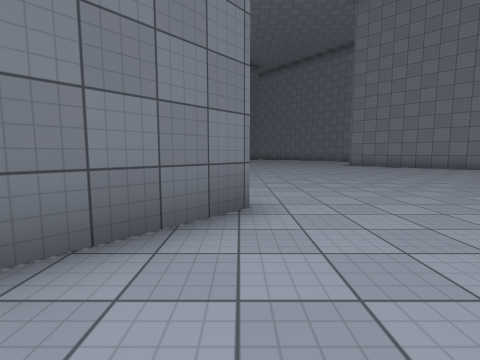
View 1 (above)

19 first-person views from a walk through a 3-D level made in the Unity game engine. The camera is 1.2 m above the floor, tilts 6° down and sees 85° across. The floor is counted in squares, 2 m on a side. Each view is taken from the middle of a square. On the plan, view 1 faces up. The plan holds only what a view shows up to about 9 squares ahead; the rest is blank. The place goes on beyond the plan. The player is left out. Surface patterns are stand-ins for the level's own textures.

View 2
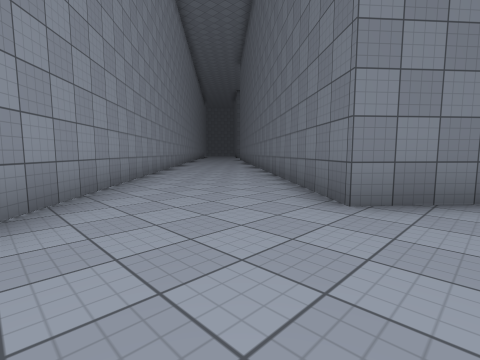

View 3
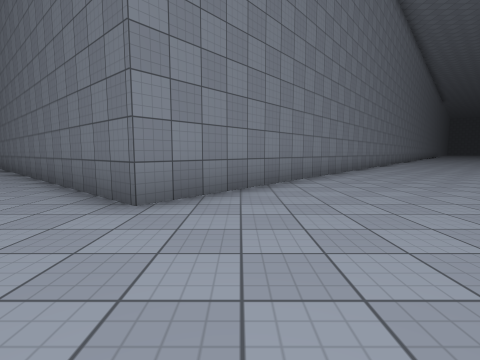

View 4
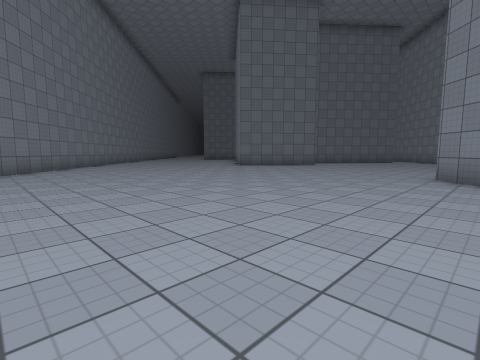

View 5
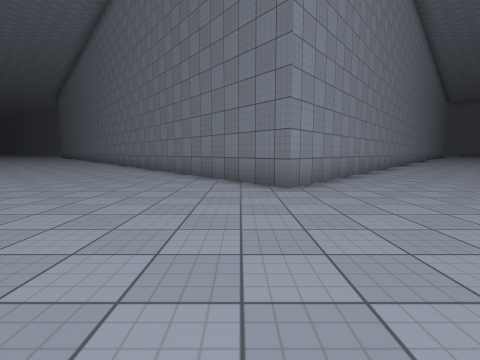

View 6
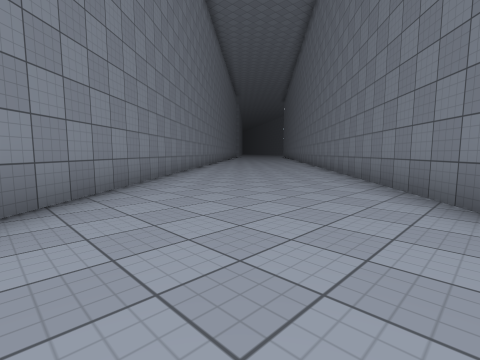

View 7
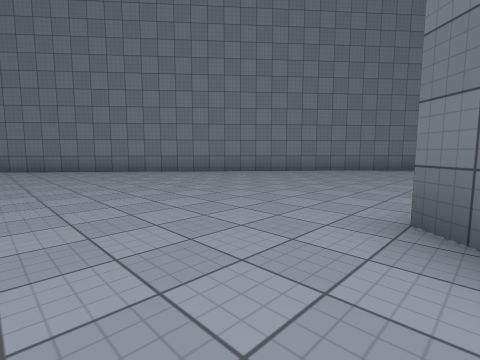

View 8
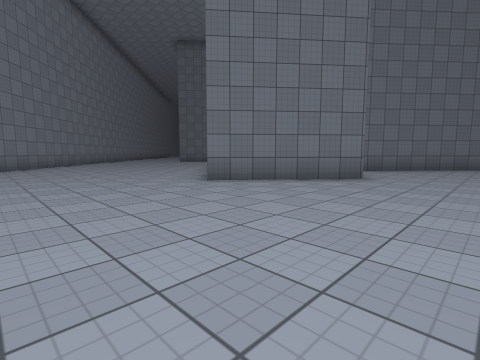

View 9
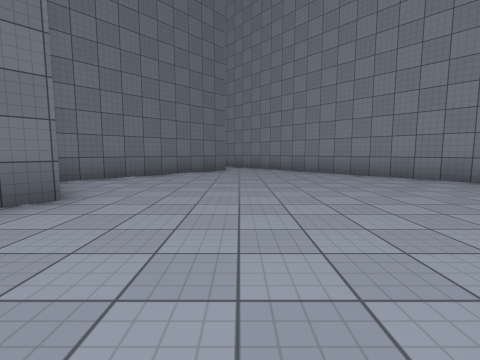

View 10
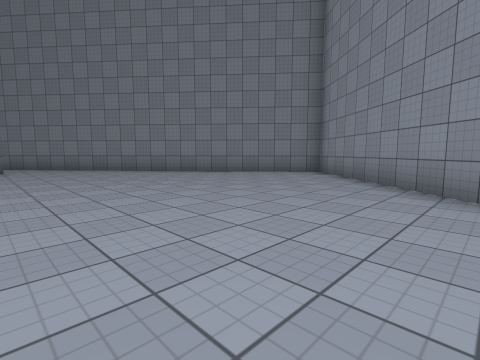

View 11
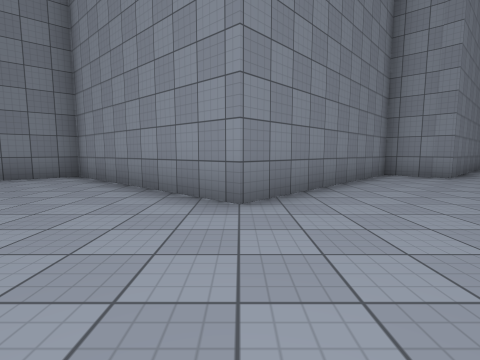

View 12
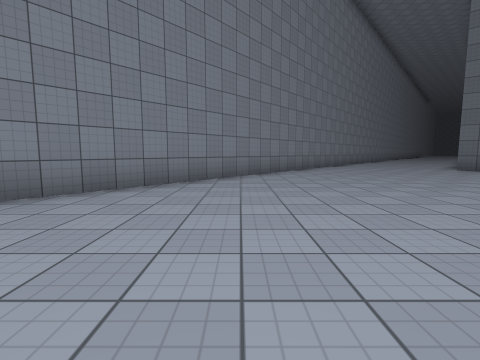

View 13
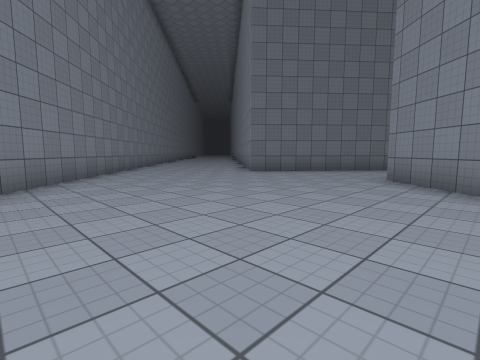

View 14
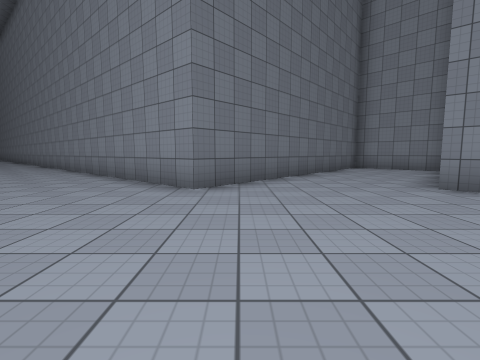

View 15
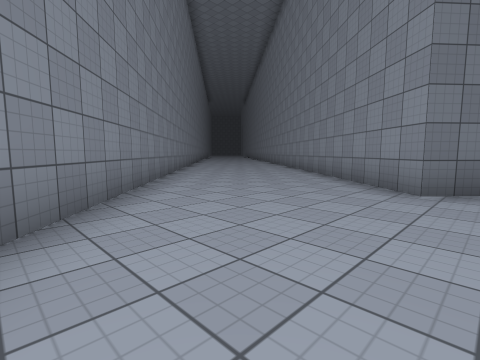

View 16
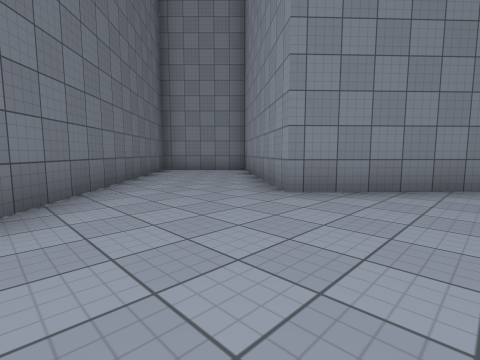

View 17
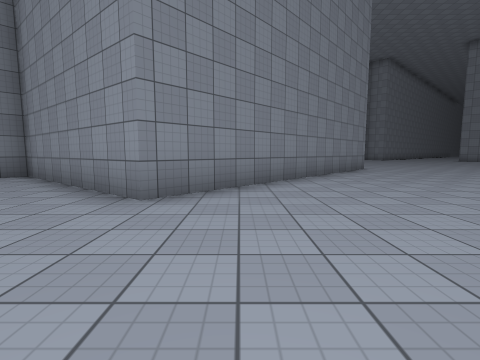

View 18
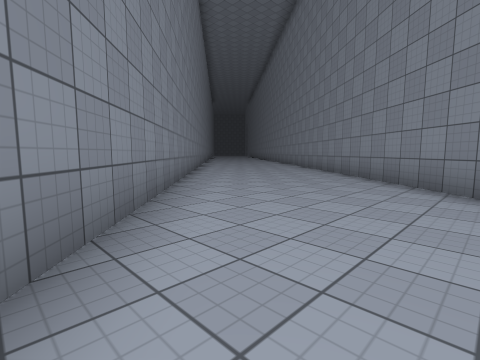

View 19
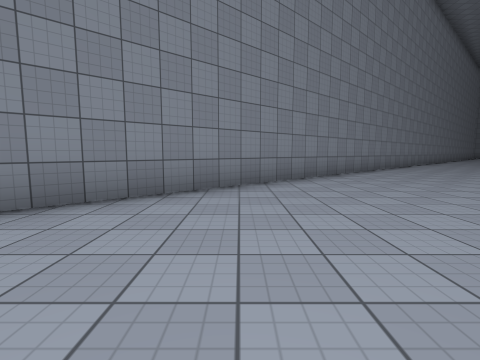

### Floor plan
Points are (right, up) in squares from view 1. A wall is a line through its corners. A room is listed if a view was taken in it or the views show most of it. See-through windows are left out.
Room 1 (view 1)
walls: (0, -2.4) (2.8, 0.9); (0.1, 2.8) (-4.6, -2.6)
ways out: opening at (1.5, 1.5) to room 2
Room 2 (views 2, 3, 4, 5, 6, 7, 8, 9, 10, 11, 12, 13, 14, 15, 16, 17, 18, 19)
walls: (-2.9, 13.9) (-8.7, 19.2) (-5.5, 23.2) (-7.5, 25.2) (-12.7, 19.3) (-18.5, 24.4); (-0.2, 16.3) (-2.6, 13.4); (1.5, 22) (-1.7, 18.3); (8.3, 7.3) (9, 8.1) (5, 12) (8.5, 16) (1.6, 24.2); (2.8, 0.9) (5.2, 3.7) (10, -2.3); (-19.5, 19.6) (0.1, 2.8); (16.1, -1.9) (8, 7.2)
ways out: opening at (1.5, 1.5) to room 1; opening at (2, 23)

Where each view was taken, in squares from view 1:
view 1: 0 up, 0 right, facing up
view 2: 4 up, 3 right, facing down-left
view 3: 4 up, 3 right, facing left
view 4: 5 up, 6 right, facing up-left
view 5: 8 up, 6 right, facing down
view 6: 6 up, 6 right, facing down-right
view 7: 14 up, 0 right, facing down-left
view 8: 10 up, 2 right, facing up-left
view 9: 13 up, 2 right, facing up
view 10: 12 up, 1 right, facing up-right
view 11: 12 up, 2 right, facing right
view 12: 12 up, 4 left, facing left
view 13: 13 up, 7 left, facing up-left
view 14: 15 up, 12 left, facing up
view 15: 15 up, 12 left, facing up-left
view 16: 17 up, 12 left, facing up-right
view 17: 18 up, 12 left, facing right
view 18: 16 up, 14 left, facing up-left
view 19: 3 up, 7 right, facing right
